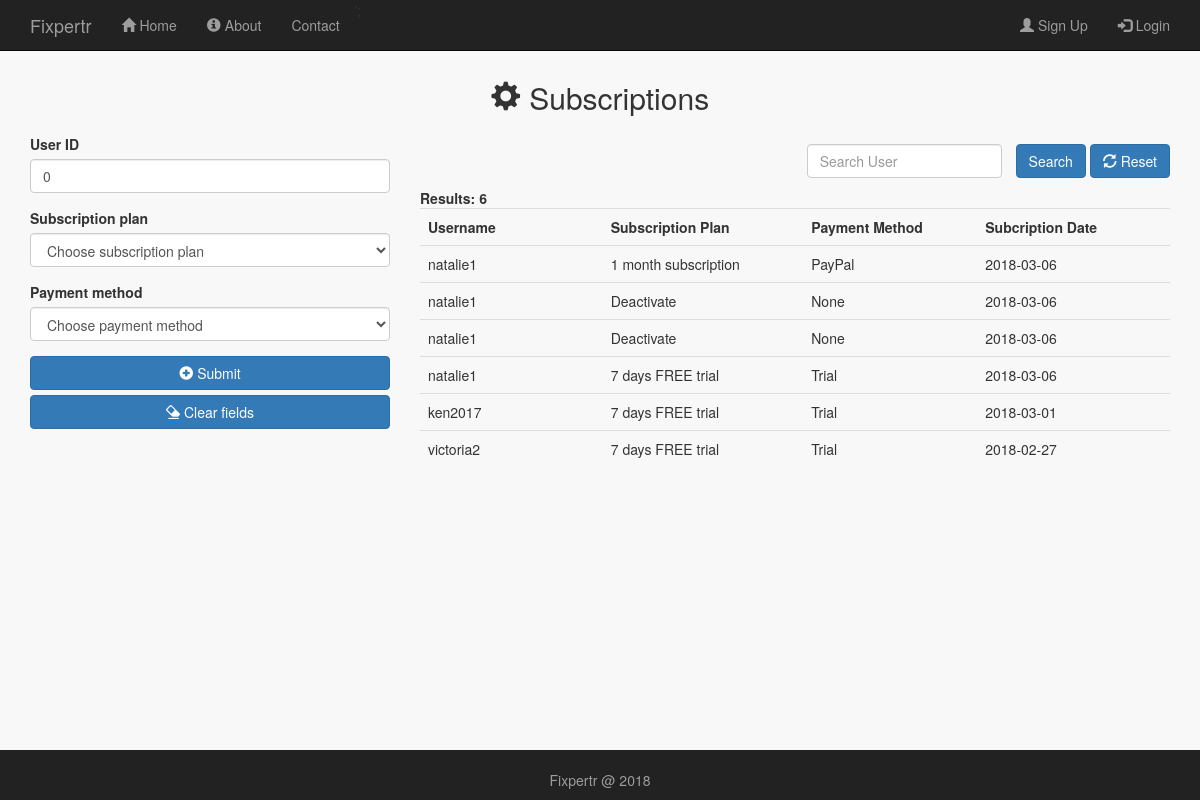
The app's page /public/subscriptions_admin.php, older data.
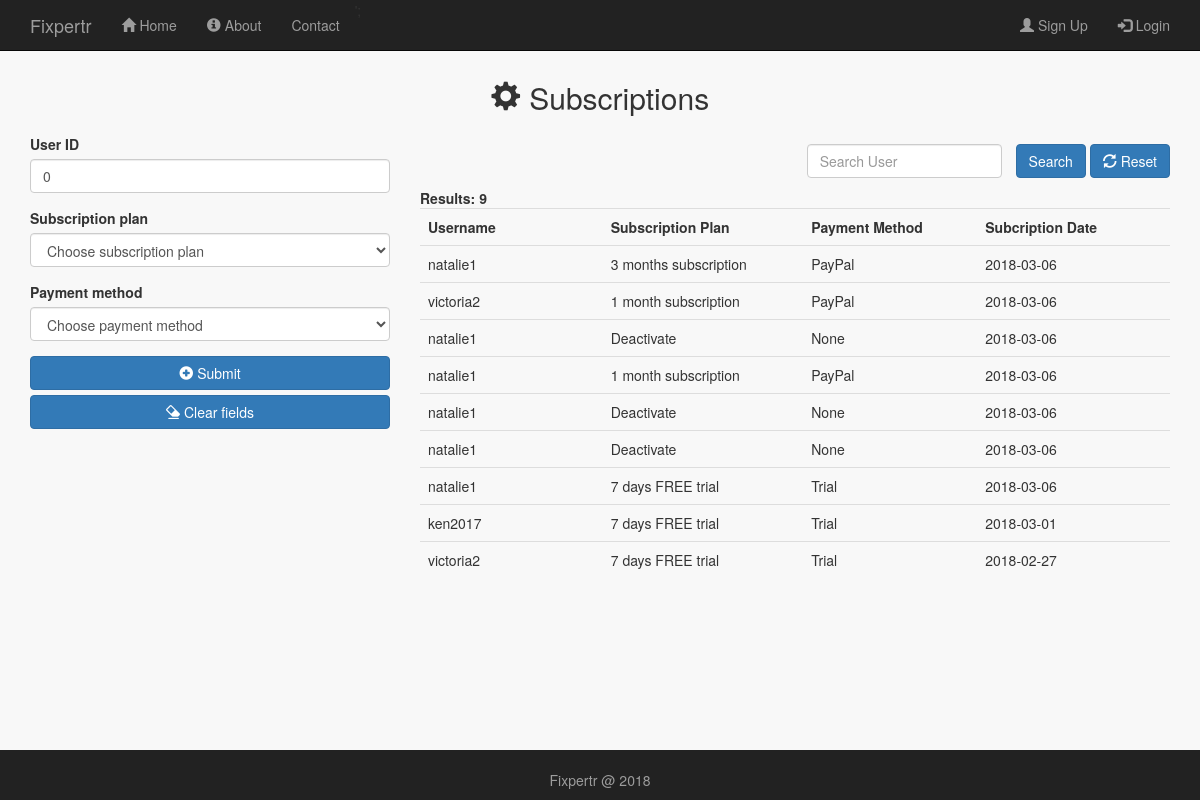
The same page, newer data.
### tables this page shows
CREATE TABLE IF NOT EXISTS `subscriptions` (
  `subscription_id` int(11) NOT NULL AUTO_INCREMENT,
  `user_id` int(11) NOT NULL,
  `sub_type_id` int(11) NOT NULL,
  `method` varchar(256) NOT NULL,
  `subscribe_date` date NOT NULL,
  `subscribe_time` time NOT NULL,
  `subscription_status` tinyint(4) NOT NULL DEFAULT '1',
  `seen_subscribe` tinyint(4) NOT NULL DEFAULT '0',
  PRIMARY KEY (`subscription_id`),
  KEY `user_id` (`user_id`),
  KEY `sub_type_id` (`sub_type_id`)
);

CREATE TABLE IF NOT EXISTS `users` (
  `user_id` int(11) NOT NULL AUTO_INCREMENT,
  `user_first` varchar(256) NOT NULL,
  `user_last` varchar(256) NOT NULL,
  `user_image` varchar(256) DEFAULT NULL,
  `user_gender` varchar(256) DEFAULT NULL,
  `user_address` varchar(256) DEFAULT NULL,
  `user_email` varchar(256) NOT NULL,
  `user_mobile` varchar(20) DEFAULT NULL,
  `user_uid` varchar(256) NOT NULL,
  `user_pwd` varchar(256) NOT NULL,
  `user_type` varchar(256) NOT NULL,
  `date_registered` date NOT NULL,
  `time_registered` time NOT NULL DEFAULT '00:00:00',
  `user_seen` tinyint(4) DEFAULT '0',
  `user_timestamp` timestamp NULL DEFAULT NULL,
  `sub_status` tinyint(4) NOT NULL DEFAULT '0',
  `user_status` tinyint(4) NOT NULL DEFAULT '1',
  PRIMARY KEY (`user_id`)
);

CREATE TABLE IF NOT EXISTS `subscription_types` (
  `sub_type_id` int(11) NOT NULL AUTO_INCREMENT,
  `sub_type` varchar(256) NOT NULL,
  `sub_cost` decimal(13,2) NOT NULL,
  `sub_duration` int(11) NOT NULL,
  PRIMARY KEY (`sub_type_id`)
);

### public/subscriptions_admin.php (the view, shortened to what this page needs)
<?php
  include_once '../includes/db_connection.php';
    $user_id = 0;
    $edit_state = false;
    $keywords  = '';
  $results = mysqli_query($connection, "SELECT * FROM subscriptions, subscription_types, users WHERE subscriptions.user_id = users.user_id AND subscriptions.sub_type_id = subscription_types.sub_type_id AND subscription_status = 1 ORDER BY subscription_id DESC");
?>
<!doctype html>
<html lang="en">
  <head>
    <link rel="stylesheet" type="text/css" href="stylesheets/bootstrap.min.css">
    <link rel="stylesheet" type="text/css" href="stylesheets/mystyles.css">
  </head>
  <body id="subscriptions_admin">
  <?php include '../includes/layouts/admin_header.php';?>
    <div class="content container">
     <h2 class="text-center" style="margin-bottom: 20px;"><span class="glyphicon glyphicon-cog"></span> Subscriptions</h2>
    <div class="row">
      <div class="col-md-4">
       <form id="" action="<?php echo $_SERVER['PHP_SELF'];?>" method="POST" >
                          <div class="form-group">
                            <label for="user_id">User ID</label>
                            <input type="number"  class="form-control" name="user_id" value="<?php echo $user_id;?>" autofocus>
                        </div>
                        <div class="form-group">
                            <label for="select_sub">Subscription plan</label>
                            <select name="select_sub" id="select_sub" class="form-control">
                              <option value="0">Choose subscription plan</option>
                            </select>
                        </div>
                           <div class="form-group">
                            <label for="select_method">Payment method</label>
                            <select name="select_method" id="select_method" class="form-control">
                              <option value="">Choose payment method</option>
                            </select>
                        </div>
                          <?php if($edit_state == false): ?>
                            <button  type="submit" name="submit" class="btn btn-primary btn-block"><span class="glyphicon glyphicon-plus-sign"> </span> Submit</button>
                          <?php else: ?>
                            <button  type="submit" name="update" class="btn btn-primary btn-block"><span class="glyphicon glyphicon-refresh"></span> Update </button>
                          <?php endif ?>
                            <button  type="submit" name="clear" class="btn btn-primary btn-block"><span class="glyphicon glyphicon-erase"></span> </span> Clear fields</button>
                      </form>
      </div>
        <div class="col-md-8">
           <div class="row">
          <div class="col-sm-12">
            <form action="subscriptions_admin.php" method="POST" class="form-inline  pull-right">
              <div class="form-group">
                <input type="text" name="keywords" class="form-control" placeholder="Search User" style="margin:10px;" value="<?php echo $keywords;?>" autocomplete="off" list = "datalist1">
                 <button type="submit" class="btn btn-primary" name="search">Search</button>
                  <button type="submit" class="btn btn-primary" name="reset"><span class="glyphicon glyphicon-refresh"></span> Reset</button>
              </div>
            </form>
          </div>
        </div>
          <strong>Results: <?php $shop_count = mysqli_num_rows($results); echo $shop_count;?> </strong>
          <div class="table-responsive"  >
              <table class="table">
                <tr>
                <th width="10%">Username</th>
                <th width="10%">Subscription Plan</th>
                   <th width="10%">Payment Method</th>
                  <th width="10%">Subcription Date</th>
                </tr>
                 <?php while ($row = mysqli_fetch_array($results)) { ?>
                  <tr>
                      <td><?php echo $row['user_uid']; ?></td>
                      <td><?php echo $row['sub_type']; ?></td>
                      <td><?php echo $row['method']; ?></td>
                      <td><?php echo $row['subscribe_date']; ?></td>
                  </tr>
                  <?php } ?>
              </table>
            </div>
        </div>
      </div>
    </div>
    <?php include '../includes/layouts/footer.php';?>

Row changes from the older to the newer data that the page shows:
added subscriptions: user.user_uid "natalie1", sub_type.sub_type "3 months subscription", method "PayPal", subscribe_date "2018-03-06"
added subscriptions: user.user_uid "victoria2", sub_type.sub_type "1 month subscription", method "PayPal", subscribe_date "2018-03-06"
added subscriptions: user.user_uid "natalie1", sub_type.sub_type "Deactivate", method "None", subscribe_date "2018-03-06"
Text that changed along with them:
$shop_count: "6" → "9"
